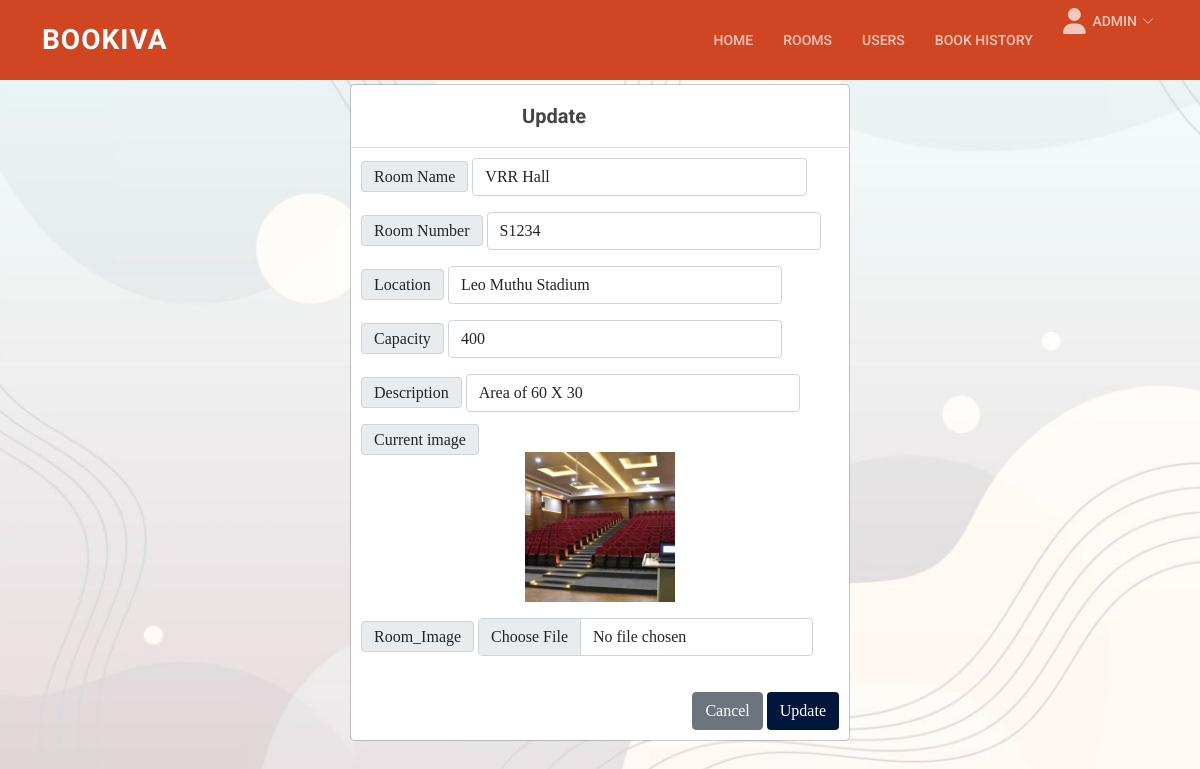
/admin/update-rooms.php?id=4&room_id=38, run on the app's committed database.
### tables this page shows
CREATE TABLE `tbl_rooms` (
  `room_id` int(50) UNSIGNED NOT NULL,
  `capacity` int(50) NOT NULL,
  `location` varchar(250) NOT NULL,
  `description` char(250) NOT NULL,
  `img_name` varchar(250) DEFAULT NULL,
  `room_number` varchar(20) DEFAULT NULL,
  `room_name` varchar(225) DEFAULT NULL
);

### admin/update-rooms.php (the view, shortened to what this page needs)
<?php include('navbar.php')?>
<div class="modal-dialog modal-dialog-centered banner login animate__animated animate__fadeInDown" style="margin-top:7%;">
    <div class="modal-content">
                <?php
                if(isset($_GET['room_id'])){
                    $room_id1=$_GET['room_id'];
                    $sql1="SELECT * FROM tbl_rooms WHERE room_id='$room_id1'";
                    $res1=mysqli_query($conn,$sql1);
                    if($res1==True){
                        while($row=mysqli_fetch_assoc($res1)){
                            $room_name=$row['room_name'];
                            $room_number=$row['room_number'];
                            $capacity=$row['capacity'];
                            $location=$row['location'];
                            $description=$row['description'];
                            $img_name=$row['img_name'];
                        }
                    }
                }
                ?>
                <div class="modal-header">
                    <h5 class="modal-title fw-bold heading" id="exampleModalLabel1">Update</h5>
                </div>
                <form method="post" enctype="multipart/form-data">
                    <div style="padding:10px;">
                        <div class="mb-3">
                            <span class="input-group-text" id="basic-addon1" style="display:inline!important;margin-right:0px;">Room Name</span>
                            <input type="text" class="form-control" name="roomname" value="<?php echo $room_name; ?>" aria-describedby="basic-addon1" style="display:inline !important;width:70%;"/>
                        </div>
                        <div class="mb-3">
                            <span class="input-group-text" id="basic-addon1" style="display:inline!important;margin-right:0px;">Room Number</span>
                            <input type="text" class="form-control" name="roomnum" value="<?php echo $room_number; ?>" aria-describedby="basic-addon1" style="display:inline !important;width:70%;"/>
                        </div>
                        <div class="mb-3">
                            <span class="input-group-text" id="basic-addon1" style="display:inline!important;margin-right:0px;">Location</span>
                            <input type="text" class="form-control"  name="Location" value="<?php echo $location; ?>" aria-describedby="basic-addon1" style="display:inline!important;width:70%;"/>
                        </div>
                        <div class="mb-3">
                            <span class="input-group-text" id="basic-addon1" style="display:inline!important;margin-right:0px;">Capacity</span>
                            <input type="text" class="form-control" name="Capacity" value="<?php echo $capacity; ?>" aria-describedby="basic-addon1" style="display:inline!important;width:70%;"/>
                        </div>
                        <div class="mb-3">
                            <span class="input-group-text" id="basic-addon1" style="display:inline!important;margin-right:0px;">Description</span>
                            <input type="text" class="form-control" name="Description" value="<?php echo $description; ?>" aria-describedby="basic-addon1" style="display:inline!important;width:70%;"/>
                        </div>
                        <div class="mb-3">
                            <span class="input-group-text" id="basic-addon1" style="display:inline!important;margin-right:0px;">Current image</span>
                            <span style="display:inline!important;width:70%;"><img src="../images/<?php echo $img_name; ?>" alt="<?php echo $img_name; ?>" width="150px" height="150px" style="margin:auto;display:block;"></img></span>
                        </div>
                        <div class="mb-3">
                            <span class="input-group-text" id="basic-addon1" style="display:inline!important;margin-right:0px;">Room_Image</span>
                            <input type="file" class="form-control" placeholder="Roomimage" name="image" value="" style="display:inline!important;width:70%;"/>
                        </div>
                    </div>
                    <div style="float:right;margin:10px;">
                    <a class="btn btn-secondary"  href='rooms.php?id=<?php echo $id; ?>'>Cancel</a>
                        <input type="Submit" value="Update" class="btn" name="update" style="background-color: rgba(0,22,59,255) !important;color:white">
                    </div>
                </form>
            </div>
        </div>
</body>
</html>

### admin/assets/css/style.css (style rules this page uses)
body { font-family: "Open Sans", sans-serif; color: #444444; }
a { color: #5c9f24; text-decoration: none; }
h1, h2, h3, h4, h5, h6 { font-family: "Roboto", sans-serif; }
.modal-title { margin-left: 155px; }

### data on the page
tbl_rooms: roomname "VRR Hall", roomnum "S1234", Location "Leo Muthu Stadium", Capacity "400", Description "Area of 60 X 30", img_name (picture)
